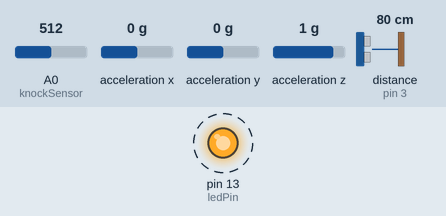
Recording of a sketch running on a simulated Arduino Uno, built with avr-gcc and run on an emulated ATmega328P. Parts: output pins drawn as LEDs (lit = HIGH). Wiring (inferred from the names in the program): ultrasonic range finder: trigger pin 2; echo pin 3; MPU-6050 motion sensor at I2C address 0x68. Dashed ring = blinking. The inputs (shaded band) are chosen by the test bench; at power-on: A0 (knockSensor) = 512, distance to the obstacle (sensor on pin 3) 80 cm, acceleration y 0 g, acceleration x 0 g, acceleration z 1 g. The echo pulse lasts 58.3 µs per cm; pins used as bus, display or sensor lines are not drawn; what the sketch prints to the serial monitor is not drawn.

Above: at 1.2 s.
1.3 s: A0 (knockSensor) set to 256
4.3 s: A0 (knockSensor) set to 231
At 4.3 s:
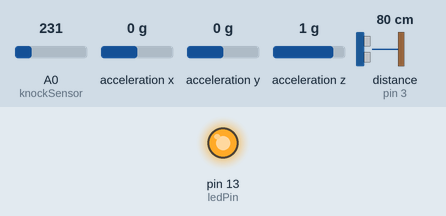
9.3 s: distance to the obstacle (sensor on pin 3) set to 55 cm
10.8 s: distance to the obstacle (sensor on pin 3) set to 47 cm
12.8 s: acceleration y set to -0.2 g
Timing chart, 0 to 15.8 s (numbered marks = the images above; inputs shaded):
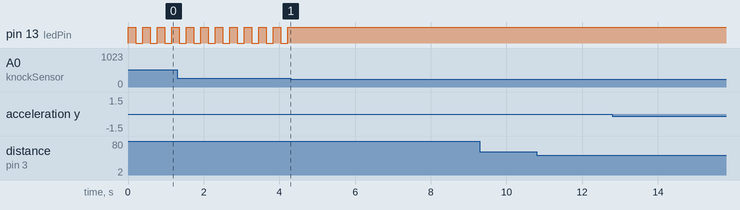

The sketch:

port7u.ino
```cpp
#include "Wire.h" // This library allows you to communicate with I2C devices.
const int trigger1 = 2; //Trigger pin of 1st Sesnor
const int echo1 = 3; //Echo pin of 1st Sesnor

long time_taken;
int dist,distL,distR;
const int ledPin=13;
const int knockSensor=A0;
const int threshold=250;
int sensorReading=0;
int ledState=LOW;


const int MPU_ADDR = 0x68; // I2C address of the MPU-6050. If AD0 pin is set to HIGH, the I2C address will be 0x69.
int16_t gyro_x, gyro_y, gyro_z; // variables for gyro raw data
char tmp_str[7]; // temporary variable used in convert function
char* convert_int16_to_str(int16_t i) { // converts int16 to string. Moreover, resulting strings will have the same length in the debug monitor.
  sprintf(tmp_str, "%6d", i);
  return tmp_str;
}
void setup() {
  Serial.begin(9600);
  pinMode(ledPin,OUTPUT);
  pinMode(trigger1, OUTPUT);
  pinMode(echo1, INPUT);
  Wire.begin();
  Wire.beginTransmission(MPU_ADDR); // Begins a transmission to the I2C slave (GY-521 board)
  Wire.write(0x6B); // PWR_MGMT_1 register
  Wire.write(0); // set to zero (wakes up the MPU-6050)
  Wire.endTransmission(true);
}

void calculate_distance(int trigger, int echo)
{pinMode(trigger1, OUTPUT);
pinMode(echo1, INPUT);

digitalWrite(trigger, LOW);
delayMicroseconds(2);
digitalWrite(trigger, HIGH);
delayMicroseconds(10);
digitalWrite(trigger, LOW);

time_taken = pulseIn(echo, HIGH);
dist= time_taken*0.034/2;
if (dist>50)
dist = 50;
}

void loop() {

  Wire.beginTransmission(MPU_ADDR);
  Wire.write(0x3B); // starting with register 0x3B (ACCEL_XOUT_H) [MPU-6000 and MPU-6050 Register Map and Descriptions Revision 4.2, p.40]
  Wire.endTransmission(false); // the parameter indicates that the Arduino will send a restart. As a result, the connection is kept active.
  Wire.requestFrom(MPU_ADDR, 3*2, true); // request a total of 3*2=14 registers

  gyro_x = Wire.read() <<8| Wire.read(); // reading registers: 0x43 (GYRO_XOUT_H) and 0x44 (GYRO_XOUT_L)
  gyro_y = Wire.read()<<8 | Wire.read(); // reading registers: 0x45 (GYRO_YOUT_H) and 0x46 (GYRO_YOUT_L)
  gyro_z = Wire.read() <<8| Wire.read(); // reading registers: 0x47 (GYRO_ZOUT_H) and 0x48 (GYRO_ZOUT_L)

  Serial.print(gyro_x/10);
  Serial.print(",");
  Serial.print(gyro_y/10);
  calculate_distance(trigger1,echo1);
  distL =dist;
 if (50>distL>0)
  {Serial.print(",start");
  Serial.print("");
  }
  else{
    Serial.print(",x");
    Serial.print("");
  }
  sensorReading=analogRead(knockSensor);
  if(sensorReading>=threshold)
  {
    ledState=!ledState;
    digitalWrite(ledPin,ledState);
    Serial.println(",Knock");
    delay(90);
  }
  else{
    Serial.println(",NO");
  }

  calculate_distance(trigger1,echo1);
  distL =dist;
  // delay
  delay(90);
}
```

Measured:
- the behaviour switches between 250 and 249 on A0 (knockSensor) (found by bisection; images 0 and 1)
- after the input at 4.3 s, pin 13 (ledPin): stops changing and stays HIGH
- after the input at 9.3 s, every drawn part: stays the same
- after the input at 10.8 s, every drawn part: stays the same
- after the input at 12.8 s, every drawn part: stays the same
- by itself, pin 13 (ledPin): alternates HIGH for 0.19 s and LOW for 0.19 s
